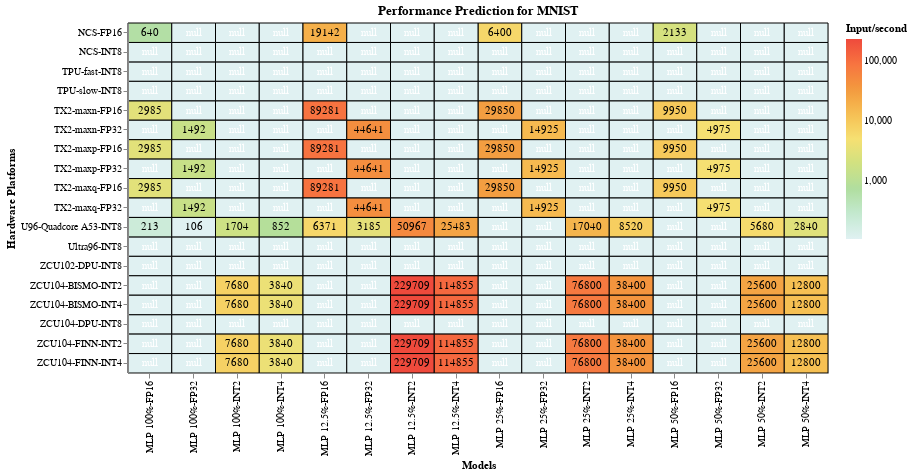

The notebook cell saved with this chart:
### Markdown cell above
For MNIST, quantization combined with pruning deliver some of best performance results.

### Code cell
#hide_input
%run scripts/altair_plots.py
#load mnist dataset and plot it
heatmap(pd.read_csv("data/cleaned_csv/performance_prediction_mnist.csv"), 'red', 'Performance Prediction for MNIST')

### Figure 1 — Vega-Lite specification as saved in the notebook (floating-point values rounded to 4 significant figures; data arrays with more than 128 entries replaced by an {"elided": "..."} marker saying what was removed)
{"config": {"view": {"continuousWidth": 400, "continuousHeight": 300}}, "layer": [{"mark": {"type": "rect", "invalid": null, "stroke": "black", "strokeWidth": 1}, "encoding": {"color": {"type": "quantitative", "field": "values", "scale": {"scheme": "lightmulti", "type": "log"}, "title": "Input/second"}, "tooltip": [{"type": "quantitative", "field": "values", "title": "Input/sec"}, {"type": "nominal", "field": "x", "title": "Model"}, {"type": "nominal", "field": "y", "title": "Hardware Platform"}], "x": {"type": "ordinal", "field": "x", "title": "Models"}, "y": {"type": "ordinal", "field": "y", "title": "Hardware Platforms"}}, "height": 350, "selection": {"selector003": {"type": "single", "on": "mouseover", "nearest": true}}, "title": "Performance Prediction for MNIST", "width": 700}, {"mark": {"type": "text", "color": "white"}, "encoding": {"color": {"condition": {"value": "black", "test": "(datum.values > 1)"}, "value": "white"}, "text": {"type": "quantitative", "field": "values", "format": ".0f"}, "tooltip": [{"type": "quantitative", "field": "values", "format": ".0f", "title": "Input/sec"}, {"type": "nominal", "field": "x", "title": "Model"}, {"type": "nominal", "field": "y", "title": "Hardware Platform"}], "x": {"type": "ordinal", "field": "x", "title": "Models"}, "y": {"type": "ordinal", "field": "y", "title": "Hardware Platforms"}}}], "data": {"name": "data-7b99d5246d1643da0b68a10ff8135a6a"}, "$schema": "https://vega.github.io/schema/vega-lite/v4.0.2.json", "datasets": {"data-7b99d5246d1643da0b68a10ff8135a6a": {"elided": "288 records"}}}
